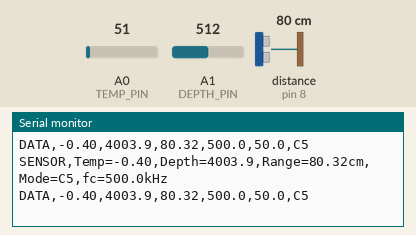
Simulated run of this sketch. Board: Arduino Uno, built with avr-gcc and run on an emulated ATmega328P. Parts: the last lines printed to the serial monitor. Wiring (inferred from the names in the program): ultrasonic range finder: trigger pin 7; echo pin 8. The test bench sets the inputs (shaded band); at power-on: A0 (TEMP_PIN) = 51, A1 (DEPTH_PIN) = 512, distance to the obstacle (sensor on pin 8) 80 cm. The echo pulse lasts 58.3 µs per cm.

Above: at 8.2 s.
8.3 s: A0 (TEMP_PIN) set to 60
At 8.44 s:
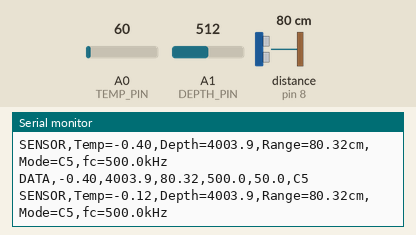
11.3 s: A0 (TEMP_PIN) set to 67
At 11.31 s:
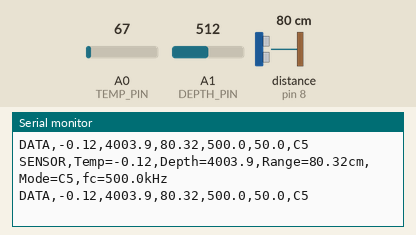
Timing chart, 0 to 14.3 s (numbered marks = the images above; inputs shaded):
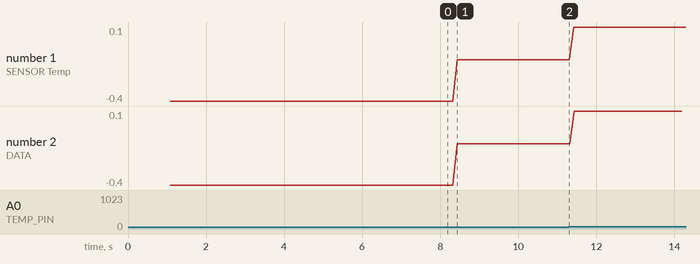

Measured:
- the behaviour switches between 63 and 64 on A0 (TEMP_PIN) (found by bisection; images 1 and 2)
- after the input at 8.3 s, the serial monitor: prints a new line after 0.14 s (image 1)
- plotted number 1: -0.4 → -0.12 after the input at 8.3 s, -0.12 → 0.1 after the input at 11.3 s
- plotted number 2: -0.4 → -0.12 after the input at 8.3 s, -0.12 → 0.1 after the input at 11.3 s

The sketch:

Ultrasonic_test.ino
```cpp
/*
  SIH26058 - 3-SENSOR ADAPTIVE DEMO
  HC-SR04 MORE SENSITIVE / STABLE VERSION

  Inputs:
    A0 -> Temperature potentiometer
    A1 -> Depth potentiometer
    D7 -> HC-SR04 TRIG
    D8 -> HC-SR04 ECHO

  HC-SR04 demo range:
    approximately 2.0 cm to 5.0 cm

  Center frequencies:
    C1 ->  50 kHz
    C2 -> 100 kHz
    C3 -> 200 kHz
    C4 -> 350 kHz
    C5 -> 500 kHz

  Bandwidth:
    CONSTANT = 50 kHz

  Sensitivity tuning:
    - 3-sample average instead of 5
    - hysteresis reduced from 0.15 cm to 0.05 cm
    - mode changes still use adjacent-state hysteresis
    - small sensor noise should be filtered, but deliberate hand
      movement should change the mode more easily

  Serial packet:
    DATA,T_C,Depth_m,Range_cm,fc_kHz,BW_kHz,Mode
*/

const byte TEMP_PIN  = A0;
const byte DEPTH_PIN = A1;

const byte TRIG_PIN = 7;
const byte ECHO_PIN = 8;


// ============================================================
// POTENTIOMETER MAPPINGS
// ============================================================
const float T_MIN = -2.0;
const float T_MAX = 30.0;

const float DEPTH_MIN_M = 0.0;
const float DEPTH_MAX_M = 8000.0;


// ============================================================
// HC-SR04 DEMO RANGE
// ============================================================
const float RANGE_MIN_CM = 2.0;
const float RANGE_MAX_CM = 5.0;


// ============================================================
// SONAR
// ============================================================
const float BW_KHZ = 50.0;


// ============================================================
// FREQUENCY MODES
// ============================================================
const float MODE_FC[5] = {
  50.0,
  100.0,
  200.0,
  350.0,
  500.0
};

const char* MODE_NAME[5] = {
  "C1",
  "C2",
  "C3",
  "C4",
  "C5"
};


// ============================================================
// MODE BOUNDARIES
//
// Nominal boundaries:
// C1/C2 = 2.375 cm
// C2/C3 = 3.125 cm
// C3/C4 = 3.875 cm
// C4/C5 = 4.625 cm
//
// Smaller hysteresis => more sensitive.
// ============================================================
const float BOUNDARY_12 = 2.375;
const float BOUNDARY_23 = 3.125;
const float BOUNDARY_34 = 3.875;
const float BOUNDARY_45 = 4.625;

// Reduced from 0.15 cm to 0.05 cm
const float HYSTERESIS_CM = 0.05;


// ============================================================
// STATE
// ============================================================
int currentMode = 2;       // Start at C3 = 200 kHz
float lastValidRange = 3.50;


// ============================================================
// TEMPERATURE
// ============================================================
float readTemperature()
{
  int adc = analogRead(TEMP_PIN);

  return T_MIN +
         (T_MAX - T_MIN) *
         ((float)adc / 1023.0);
}


// ============================================================
// DEPTH
// ============================================================
float readDepth()
{
  int adc = analogRead(DEPTH_PIN);

  return DEPTH_MIN_M +
         (DEPTH_MAX_M - DEPTH_MIN_M) *
         ((float)adc / 1023.0);
}


// ============================================================
// ONE HC-SR04 MEASUREMENT
// ============================================================
float readDistanceCmOnce()
{
  digitalWrite(TRIG_PIN, LOW);
  delayMicroseconds(5);

  digitalWrite(TRIG_PIN, HIGH);
  delayMicroseconds(10);

  digitalWrite(TRIG_PIN, LOW);

  unsigned long duration =
      pulseIn(ECHO_PIN, HIGH, 30000UL);

  if (duration == 0)
    return -1.0;

  float distance_cm = duration / 58.0;

  if (distance_cm < 1.0 || distance_cm > 400.0)
    return -1.0;

  return distance_cm;
}


// ============================================================
// 3-SAMPLE AVERAGE
//
// This is deliberately less smoothing than the previous 5-sample
// version so the system reacts faster to intentional movement.
// ============================================================
float readDistanceCm()
{
  const byte NUM_SAMPLES = 3;

  float sum = 0.0;
  byte valid = 0;

  for (byte i = 0; i < NUM_SAMPLES; i++)
  {
    float d = readDistanceCmOnce();

    if (d > 0.0)
    {
      sum += d;
      valid++;
    }

    delay(15);
  }

  if (valid == 0)
    return -1.0;

  return sum / valid;
}


// ============================================================
// HYSTERESIS-BASED MODE SELECTION
// ============================================================
int updateModeWithHysteresis(float range_cm)
{
  // C1
  if (currentMode == 0)
  {
    if (range_cm > BOUNDARY_12 + HYSTERESIS_CM)
      currentMode = 1;
  }

  // C2
  else if (currentMode == 1)
  {
    if (range_cm < BOUNDARY_12 - HYSTERESIS_CM)
      currentMode = 0;
    else if (range_cm > BOUNDARY_23 + HYSTERESIS_CM)
      currentMode = 2;
  }

  // C3
  else if (currentMode == 2)
  {
    if (range_cm < BOUNDARY_23 - HYSTERESIS_CM)
      currentMode = 1;
    else if (range_cm > BOUNDARY_34 + HYSTERESIS_CM)
      currentMode = 3;
  }

  // C4
  else if (currentMode == 3)
  {
    if (range_cm < BOUNDARY_34 - HYSTERESIS_CM)
      currentMode = 2;
    else if (range_cm > BOUNDARY_45 + HYSTERESIS_CM)
      currentMode = 4;
  }

  // C5
  else if (currentMode == 4)
  {
    if (range_cm < BOUNDARY_45 - HYSTERESIS_CM)
      currentMode = 3;
  }

  return currentMode;
}


// ============================================================
// SETUP
// ============================================================
void setup()
{
  pinMode(TRIG_PIN, OUTPUT);
  pinMode(ECHO_PIN, INPUT);

  digitalWrite(TRIG_PIN, LOW);

  Serial.begin(115200);

  delay(1000);

  Serial.println("# SIH26058 3-sensor adaptive demo");
  Serial.println("# A0 = Temperature POT");
  Serial.println("# A1 = Depth POT");
  Serial.println("# D7 = HC-SR04 TRIG");
  Serial.println("# D8 = HC-SR04 ECHO");
  Serial.println("# HC-SR04 range = 2-5 cm demo region");
  Serial.println("# 3-sample averaging + 0.05 cm hysteresis");
  Serial.println("# BW = CONSTANT 50 kHz");
  Serial.println("# Format: DATA,T_C,Depth_m,Range_cm,fc_kHz,BW_kHz,Mode");
}


// ============================================================
// MAIN LOOP
// ============================================================
void loop()
{
  float temperature = readTemperature();
  float depth_m = readDepth();

  // Smoothed range measurement
  float newRange = readDistanceCm();

  if (newRange > 0.0)
  {
    lastValidRange = newRange;
  }

  float range_cm = lastValidRange;

  // Update mode with reduced hysteresis
  currentMode = updateModeWithHysteresis(range_cm);


  // ----------------------------------------------------------
  // Diagnostic line
  // ----------------------------------------------------------
  Serial.print("SENSOR,Temp=");
  Serial.print(temperature, 2);

  Serial.print(",Depth=");
  Serial.print(depth_m, 1);

  Serial.print(",Range=");
  Serial.print(range_cm, 2);

  Serial.print("cm,Mode=");
  Serial.print(MODE_NAME[currentMode]);

  Serial.print(",fc=");
  Serial.print(MODE_FC[currentMode], 1);

  Serial.println("kHz");


  // ----------------------------------------------------------
  // MATLAB DATA packet
  // ----------------------------------------------------------
  Serial.print("DATA,");
  Serial.print(temperature, 2);
  Serial.print(",");
  Serial.print(depth_m, 1);
  Serial.print(",");
  Serial.print(range_cm, 2);
  Serial.print(",");
  Serial.print(MODE_FC[currentMode], 1);
  Serial.print(",");
  Serial.print(BW_KHZ, 1);
  Serial.print(",");
  Serial.println(MODE_NAME[currentMode]);


  // Short cycle delay for responsiveness
  delay(50);
}
```
